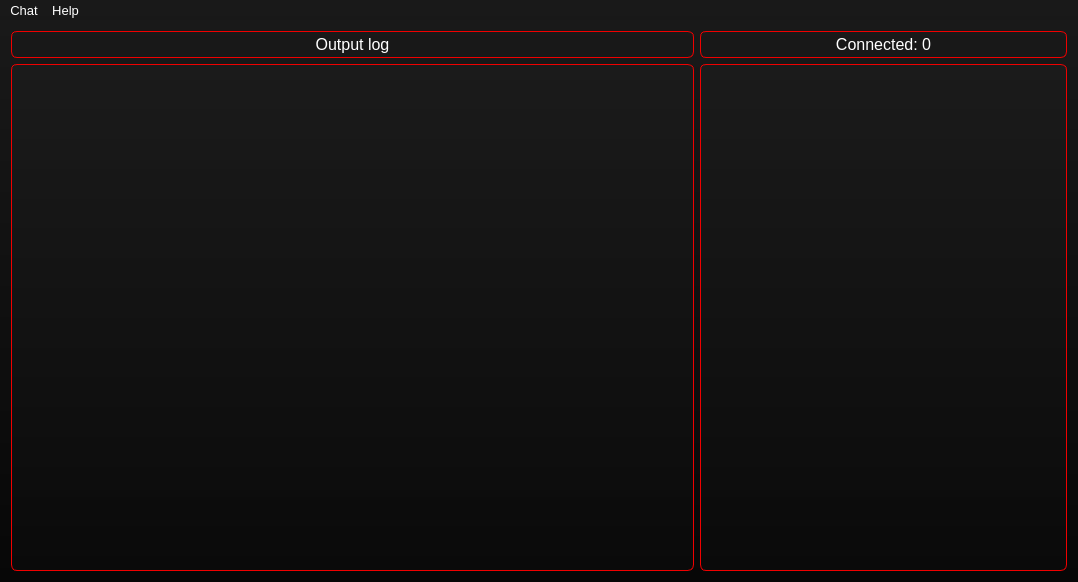
<?xml version="1.0" encoding="UTF-8"?>
<ui version="4.0">
 <class>MainWindow</class>
 <widget class="QMainWindow" name="MainWindow">
  <property name="geometry">
   <rect>
    <x>0</x>
    <y>0</y>
    <width>1078</width>
    <height>582</height>
   </rect>
  </property>
  <property name="windowTitle">
   <string>Silent Server</string>
  </property>
  <property name="styleSheet">
   <string notr="true">background-color: qlineargradient(spread:pad, x1:0.5, y1:1, x2:0.5, y2:0, stop:0 rgba(7, 7, 7, 255), stop:1 rgba(25, 25, 25, 255));
color: white;</string>
  </property>
  <property name="locale">
   <locale language="English" country="UnitedStates"/>
  </property>
  <property name="iconSize">
   <size>
    <width>128</width>
    <height>128</height>
   </size>
  </property>
  <widget class="QWidget" name="centralWidget">
   <layout class="QVBoxLayout" name="verticalLayout_2" stretch="80">
    <item>
     <layout class="QVBoxLayout" name="verticalLayout" stretch="5,95">
      <item>
       <layout class="QHBoxLayout" name="horizontalLayout" stretch="65,35">
        <item>
         <widget class="QLabel" name="label">
          <property name="font">
           <font>
            <family>Segoe UI</family>
            <pointsize>12</pointsize>
           </font>
          </property>
          <property name="styleSheet">
           <string notr="true">background-color: qlineargradient(spread:pad, x1:0, y1:0, x2:1, y2:0, stop:0.461538 rgba(255, 255, 255, 0));

border: 1px solid rgb(240, 0, 0);
border-radius: 6px;</string>
          </property>
          <property name="locale">
           <locale language="English" country="UnitedStates"/>
          </property>
          <property name="text">
           <string>Output log</string>
          </property>
          <property name="alignment">
           <set>Qt::AlignCenter</set>
          </property>
         </widget>
        </item>
        <item>
         <widget class="QLabel" name="label_2">
          <property name="font">
           <font>
            <family>Segoe UI</family>
            <pointsize>12</pointsize>
           </font>
          </property>
          <property name="styleSheet">
           <string notr="true">background-color: qlineargradient(spread:pad, x1:0, y1:0, x2:1, y2:0, stop:0.461538 rgba(255, 255, 255, 0));

border: 1px solid rgb(240, 0, 0);
border-radius: 6px;</string>
          </property>
          <property name="locale">
           <locale language="English" country="UnitedStates"/>
          </property>
          <property name="text">
           <string>Connected: 0</string>
          </property>
          <property name="alignment">
           <set>Qt::AlignCenter</set>
          </property>
         </widget>
        </item>
       </layout>
      </item>
      <item>
       <layout class="QHBoxLayout" name="horizontalLayout_2" stretch="65,35">
        <item>
         <widget class="QPlainTextEdit" name="plainTextEdit">
          <property name="font">
           <font>
            <family>Segoe UI</family>
            <pointsize>10</pointsize>
           </font>
          </property>
          <property name="styleSheet">
           <string notr="true">background-color: qlineargradient(spread:pad, x1:0.5, y1:1, x2:0.5, y2:0, stop:0 rgba(10, 10, 10, 255), stop:1 rgba(27, 27, 27, 255));
selection-background-color: rgb(140, 0, 0);
border: 1px solid rgb(240, 0, 0);
border-radius: 6px;</string>
          </property>
          <property name="locale">
           <locale language="English" country="UnitedStates"/>
          </property>
          <property name="readOnly">
           <bool>true</bool>
          </property>
          <property name="plainText">
           <string/>
          </property>
         </widget>
        </item>
        <item>
         <layout class="QVBoxLayout" name="verticalLayout_3" stretch="45">
          <item>
           <widget class="QListWidget" name="listWidget_users">
            <property name="font">
             <font>
              <pointsize>10</pointsize>
             </font>
            </property>
            <property name="styleSheet">
             <string notr="true">QListWidget
{
	background-color: qlineargradient(spread:pad, x1:0.5, y1:1, x2:0.5, y2:0, stop:0 rgba(10, 10, 10, 255), stop:1 rgba(27, 27, 27, 255));
	color: white;
	border: 1px solid rgb(240, 0, 0);
	border-radius: 6px;
}


QListWidget::item:hover
{
	background-color: qlineargradient(spread:pad, x1:0.5, y1:0, x2:0.5, y2:1, stop:0 rgba(115, 15, 15, 130), stop:1 rgba(100, 16, 16, 130));
	color: white;
}

QListWidget::item:selected
{
	background-color: qlineargradient(spread:pad, x1:0.5, y1:0, x2:0.5, y2:1, stop:0 rgba(130, 3, 3, 230), stop:1 rgba(115, 13, 13, 230));
	color: white;
}</string>
            </property>
            <property name="locale">
             <locale language="English" country="UnitedStates"/>
            </property>
           </widget>
          </item>
         </layout>
        </item>
       </layout>
      </item>
     </layout>
    </item>
   </layout>
  </widget>
  <widget class="QMenuBar" name="menuBar">
   <property name="geometry">
    <rect>
     <x>0</x>
     <y>0</y>
     <width>1078</width>
     <height>33</height>
    </rect>
   </property>
   <property name="font">
    <font>
     <pointsize>10</pointsize>
    </font>
   </property>
   <property name="styleSheet">
    <string notr="true">QMenuBar
{
	background-color: rgba(17, 17, 17, 0);
	color: white;
}

QMenuBar::item
{
	background-color: rgba(255, 255, 255, 0);
}

QMenuBar::item::selected
{
	background-color: qlineargradient(spread:pad, x1:0.5, y1:0, x2:0.5, y2:1, stop:0 rgba(156, 11, 11, 255), stop:1 rgba(168, 0, 0, 255));
}</string>
   </property>
   <widget class="QMenu" name="menu">
    <property name="font">
     <font>
      <pointsize>10</pointsize>
     </font>
    </property>
    <property name="styleSheet">
     <string notr="true">QMenu
{
	background-color: qlineargradient(spread:pad, x1:0.5, y1:0, x2:0.5, y2:1, stop:0 rgba(26, 26, 26, 100), stop:0.605809 rgba(19, 19, 19, 255), stop:1 rgba(26, 26, 26, 100));
	color: white;
}

QMenu::item::selected
{
	background-color: qlineargradient(spread:pad, x1:0.5, y1:0, x2:0.5, y2:1, stop:0 rgba(156, 11, 11, 255), stop:1 rgba(168, 0, 0, 255));
}

QMenu::separator
{
	background-color: rgb(50, 0, 0);
	height: 2px;
    margin-left: 10px; 
    margin-right: 5px;
}</string>
    </property>
    <property name="title">
     <string>Chat</string>
    </property>
    <addaction name="actionStart"/>
    <addaction name="separator"/>
    <addaction name="actionSettings"/>
   </widget>
   <widget class="QMenu" name="menuHelp">
    <property name="font">
     <font>
      <pointsize>10</pointsize>
     </font>
    </property>
    <property name="styleSheet">
     <string notr="true">QMenu
{
	background-color: qlineargradient(spread:pad, x1:0.5, y1:0, x2:0.5, y2:1, stop:0 rgba(26, 26, 26, 100), stop:0.605809 rgba(19, 19, 19, 255), stop:1 rgba(26, 26, 26, 100));
	color: white;
}

QMenu::item::selected
{
	background-color: qlineargradient(spread:pad, x1:0.5, y1:0, x2:0.5, y2:1, stop:0 rgba(156, 11, 11, 255), stop:1 rgba(168, 0, 0, 255));
}

QMenu::separator
{
	background-color: rgb(50, 0, 0);
	height: 2px;
    margin-left: 10px; 
    margin-right: 5px;
}</string>
    </property>
    <property name="title">
     <string>Help</string>
    </property>
    <addaction name="actionAbout_2"/>
   </widget>
   <addaction name="menu"/>
   <addaction name="menuHelp"/>
  </widget>
  <action name="actionStart">
   <property name="text">
    <string>Start Server</string>
   </property>
   <property name="font">
    <font>
     <family>Segoe UI</family>
    </font>
   </property>
  </action>
  <action name="actionAbout_2">
   <property name="text">
    <string>About</string>
   </property>
   <property name="font">
    <font>
     <family>Segoe UI</family>
    </font>
   </property>
  </action>
  <action name="actionSettings">
   <property name="text">
    <string>Settings</string>
   </property>
  </action>
 </widget>
 <layoutdefault spacing="6" margin="11"/>
 <resources/>
 <connections/>
</ui>
